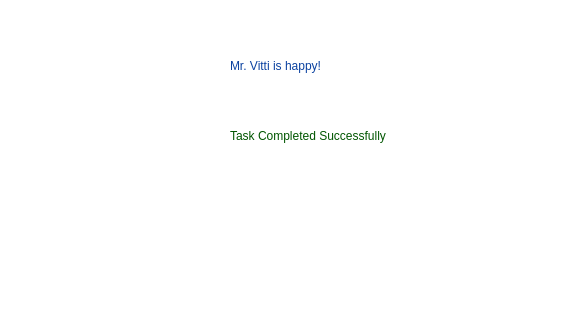
<?xml version="1.0" encoding="UTF-8"?>
<ui version="4.0">
 <class>HappyVitti</class>
 <widget class="QDialog" name="HappyVitti">
  <property name="geometry">
   <rect>
    <x>0</x>
    <y>0</y>
    <width>565</width>
    <height>330</height>
   </rect>
  </property>
  <property name="windowTitle">
   <string>Dialog</string>
  </property>
  <property name="styleSheet">
   <string notr="true">background-color: rgb(255, 255, 255);</string>
  </property>
  <widget class="QLabel" name="label">
   <property name="geometry">
    <rect>
     <x>20</x>
     <y>20</y>
     <width>201</width>
     <height>251</height>
    </rect>
   </property>
   <property name="text">
    <string/>
   </property>
   <property name="pixmap">
    <pixmap>C:/Users/Asus/Downloads/HappyVitti.png</pixmap>
   </property>
   <property name="scaledContents">
    <bool>true</bool>
   </property>
  </widget>
  <widget class="QLabel" name="label_2">
   <property name="geometry">
    <rect>
     <x>230</x>
     <y>40</y>
     <width>121</width>
     <height>51</height>
    </rect>
   </property>
   <property name="styleSheet">
    <string notr="true">color: rgb(11, 66, 160);
font: 12pt &quot;Segoe UI&quot;;</string>
   </property>
   <property name="text">
    <string>Mr. Vitti is happy!</string>
   </property>
  </widget>
  <widget class="QLabel" name="label_3">
   <property name="geometry">
    <rect>
     <x>230</x>
     <y>80</y>
     <width>401</width>
     <height>111</height>
    </rect>
   </property>
   <property name="styleSheet">
    <string notr="true">
font: 18pt &quot;Segoe UI&quot;;
color: rgb(0, 85, 0);</string>
   </property>
   <property name="text">
    <string>Task Completed Successfully</string>
   </property>
  </widget>
 </widget>
 <resources/>
 <connections/>
</ui>
